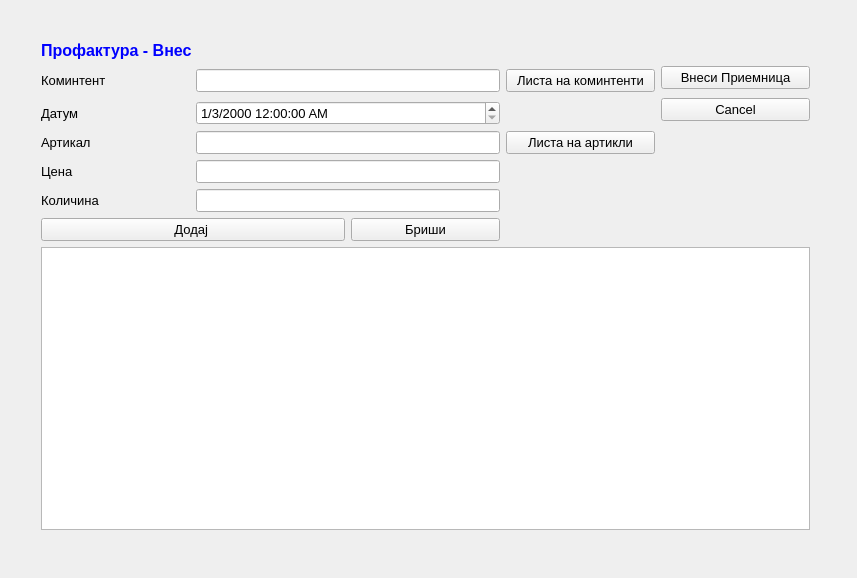
<?xml version="1.0" encoding="UTF-8"?>
<ui version="4.0">
 <class>QProFakturiVnesClass</class>
 <widget class="QWidget" name="QProFakturiVnesClass">
  <property name="geometry">
   <rect>
    <x>0</x>
    <y>0</y>
    <width>857</width>
    <height>578</height>
   </rect>
  </property>
  <property name="font">
   <font>
    <pointsize>10</pointsize>
   </font>
  </property>
  <property name="windowTitle">
   <string>QProFakturiVnes</string>
  </property>
  <widget class="QWidget" name="layoutWidget">
   <property name="geometry">
    <rect>
     <x>30</x>
     <y>30</y>
     <width>791</width>
     <height>511</height>
    </rect>
   </property>
   <layout class="QGridLayout" name="gridLayout">
    <item row="0" column="0" colspan="3">
     <widget class="QLabel" name="label_4">
      <property name="text">
       <string>&lt;!DOCTYPE HTML PUBLIC &quot;-//W3C//DTD HTML 4.0//EN&quot; &quot;http://www.w3.org/TR/REC-html40/strict.dtd&quot;&gt;
&lt;html&gt;&lt;head&gt;&lt;meta name=&quot;qrichtext&quot; content=&quot;1&quot; /&gt;&lt;style type=&quot;text/css&quot;&gt;
p, li { white-space: pre-wrap; }
&lt;/style&gt;&lt;/head&gt;&lt;body style=&quot; font-family:'MS Shell Dlg 2'; font-size:8.25pt; font-weight:400; font-style:normal;&quot;&gt;
&lt;p style=&quot; margin-top:0px; margin-bottom:0px; margin-left:0px; margin-right:0px; -qt-block-indent:0; text-indent:0px;&quot;&gt;&lt;span style=&quot; font-size:12pt; font-weight:600; color:#0000ff;&quot;&gt;Профактура - Внес&lt;/span&gt;&lt;/p&gt;&lt;/body&gt;&lt;/html&gt;</string>
      </property>
     </widget>
    </item>
    <item row="1" column="0" rowspan="2">
     <widget class="QLabel" name="label">
      <property name="text">
       <string>Коминтент</string>
      </property>
     </widget>
    </item>
    <item row="1" column="1" rowspan="2" colspan="2">
     <widget class="QLineEdit" name="lineEdit">
      <property name="enabled">
       <bool>true</bool>
      </property>
      <property name="readOnly">
       <bool>true</bool>
      </property>
     </widget>
    </item>
    <item row="1" column="3" rowspan="2">
     <widget class="QPushButton" name="pushButton">
      <property name="text">
       <string>Листа на коминтенти</string>
      </property>
     </widget>
    </item>
    <item row="1" column="4">
     <widget class="QPushButton" name="pushButton_4">
      <property name="text">
       <string>Внеси Приемница</string>
      </property>
     </widget>
    </item>
    <item row="2" column="4" rowspan="2">
     <widget class="QPushButton" name="pushButton_5">
      <property name="text">
       <string>Cancel</string>
      </property>
     </widget>
    </item>
    <item row="3" column="0">
     <widget class="QLabel" name="label_2">
      <property name="text">
       <string>Датум</string>
      </property>
     </widget>
    </item>
    <item row="3" column="1" colspan="2">
     <widget class="QDateTimeEdit" name="dateTimeEdit">
      <property name="date">
       <date>
        <year>2000</year>
        <month>3</month>
        <day>1</day>
       </date>
      </property>
      <property name="displayFormat">
       <string>d/M/yyyy h:mm:ss AP</string>
      </property>
     </widget>
    </item>
    <item row="4" column="0">
     <widget class="QLabel" name="label_3">
      <property name="text">
       <string>Артикал</string>
      </property>
     </widget>
    </item>
    <item row="4" column="1" colspan="2">
     <widget class="QLineEdit" name="lineEdit_2">
      <property name="enabled">
       <bool>true</bool>
      </property>
      <property name="readOnly">
       <bool>true</bool>
      </property>
     </widget>
    </item>
    <item row="4" column="3">
     <widget class="QPushButton" name="pushButton_2">
      <property name="text">
       <string>Листа на артикли</string>
      </property>
     </widget>
    </item>
    <item row="5" column="0">
     <widget class="QLabel" name="label_5">
      <property name="text">
       <string>Цена</string>
      </property>
     </widget>
    </item>
    <item row="5" column="1" colspan="2">
     <widget class="QLineEdit" name="lineEdit_3"/>
    </item>
    <item row="6" column="0">
     <widget class="QLabel" name="label_6">
      <property name="text">
       <string>Количина</string>
      </property>
     </widget>
    </item>
    <item row="6" column="1" colspan="2">
     <widget class="QLineEdit" name="lineEdit_4"/>
    </item>
    <item row="7" column="0" colspan="2">
     <widget class="QPushButton" name="pushButton_3">
      <property name="text">
       <string>Додај </string>
      </property>
     </widget>
    </item>
    <item row="7" column="2">
     <widget class="QPushButton" name="pushButton_6">
      <property name="text">
       <string>Бриши</string>
      </property>
     </widget>
    </item>
    <item row="8" column="0" colspan="5">
     <widget class="QTableView" name="tableView"/>
    </item>
   </layout>
  </widget>
 </widget>
 <layoutdefault spacing="6" margin="11"/>
 <tabstops>
  <tabstop>lineEdit</tabstop>
  <tabstop>pushButton</tabstop>
  <tabstop>dateTimeEdit</tabstop>
  <tabstop>lineEdit_2</tabstop>
  <tabstop>pushButton_2</tabstop>
  <tabstop>lineEdit_3</tabstop>
  <tabstop>lineEdit_4</tabstop>
  <tabstop>pushButton_3</tabstop>
  <tabstop>pushButton_6</tabstop>
  <tabstop>pushButton_4</tabstop>
  <tabstop>pushButton_5</tabstop>
  <tabstop>tableView</tabstop>
 </tabstops>
 <resources/>
 <connections/>
</ui>
